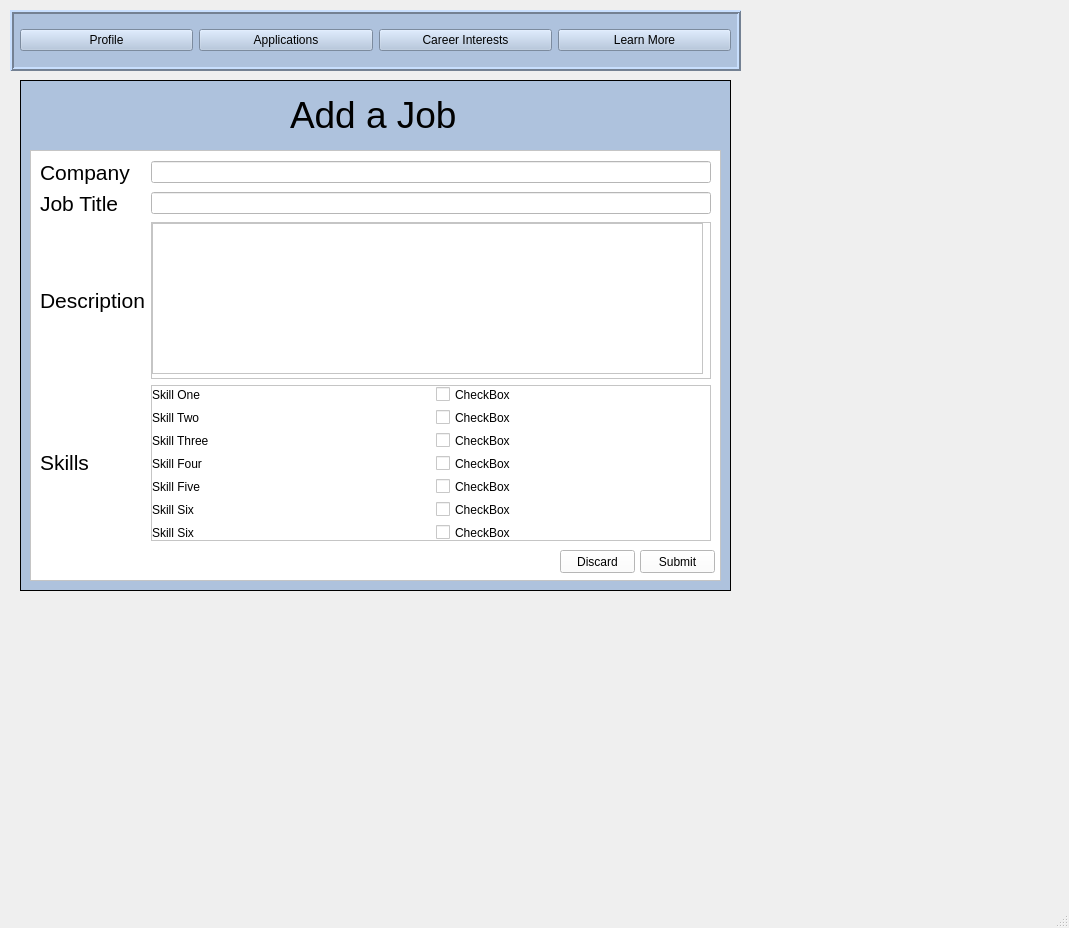
<?xml version="1.0" encoding="UTF-8"?>
<ui version="4.0">
 <class>MainWindow</class>
 <widget class="QMainWindow" name="MainWindow">
  <property name="geometry">
   <rect>
    <x>0</x>
    <y>0</y>
    <width>1069</width>
    <height>928</height>
   </rect>
  </property>
  <property name="windowTitle">
   <string>MainWindow</string>
  </property>
  <widget class="QWidget" name="centralwidget">
   <widget class="QFrame" name="ApplicationFrame">
    <property name="geometry">
     <rect>
      <x>20</x>
      <y>80</y>
      <width>711</width>
      <height>511</height>
     </rect>
    </property>
    <property name="styleSheet">
     <string notr="true">background-color:rgb(174, 194, 221)</string>
    </property>
    <property name="frameShape">
     <enum>QFrame::Box</enum>
    </property>
    <widget class="QLabel" name="label">
     <property name="geometry">
      <rect>
       <x>270</x>
       <y>10</y>
       <width>291</width>
       <height>52</height>
      </rect>
     </property>
     <property name="text">
      <string>&lt;html&gt;&lt;head/&gt;&lt;body&gt;&lt;p&gt;&lt;span style=&quot; font-size:28pt;&quot;&gt;Add a Job&lt;/span&gt;&lt;/p&gt;&lt;/body&gt;&lt;/html&gt;</string>
     </property>
    </widget>
    <widget class="QFrame" name="ApplicationDisplayFrame">
     <property name="geometry">
      <rect>
       <x>10</x>
       <y>70</y>
       <width>691</width>
       <height>431</height>
      </rect>
     </property>
     <property name="styleSheet">
      <string notr="true">background-color:rgb(255, 255, 255)</string>
     </property>
     <property name="frameShape">
      <enum>QFrame::StyledPanel</enum>
     </property>
     <property name="frameShadow">
      <enum>QFrame::Raised</enum>
     </property>
     <widget class="QWidget" name="gridLayoutWidget">
      <property name="geometry">
       <rect>
        <x>10</x>
        <y>10</y>
        <width>671</width>
        <height>381</height>
       </rect>
      </property>
      <layout class="QGridLayout" name="gridLayout">
       <item row="8" column="0">
        <widget class="QLabel" name="label_4">
         <property name="text">
          <string>&lt;html&gt;&lt;head/&gt;&lt;body&gt;&lt;p&gt;&lt;span style=&quot; font-size:16pt;&quot;&gt;Skills&lt;/span&gt;&lt;/p&gt;&lt;/body&gt;&lt;/html&gt;</string>
         </property>
        </widget>
       </item>
       <item row="3" column="1">
        <widget class="QLineEdit" name="lineEdit"/>
       </item>
       <item row="6" column="0">
        <widget class="QLabel" name="label_2">
         <property name="text">
          <string>&lt;html&gt;&lt;head/&gt;&lt;body&gt;&lt;p&gt;&lt;span style=&quot; font-size:16pt;&quot;&gt;Job Title&lt;/span&gt;&lt;/p&gt;&lt;/body&gt;&lt;/html&gt;</string>
         </property>
        </widget>
       </item>
       <item row="8" column="1">
        <widget class="QScrollArea" name="scrollArea">
         <property name="widgetResizable">
          <bool>true</bool>
         </property>
         <widget class="QWidget" name="scrollAreaWidgetContents">
          <property name="geometry">
           <rect>
            <x>0</x>
            <y>0</y>
            <width>557</width>
            <height>153</height>
           </rect>
          </property>
          <widget class="QWidget" name="gridLayoutWidget_2">
           <property name="geometry">
            <rect>
             <x>0</x>
             <y>0</y>
             <width>561</width>
             <height>195</height>
            </rect>
           </property>
           <layout class="QGridLayout" name="gridLayout_2">
            <item row="3" column="1">
             <widget class="QCheckBox" name="checkBox_4">
              <property name="text">
               <string>CheckBox</string>
              </property>
             </widget>
            </item>
            <item row="1" column="0">
             <widget class="QLabel" name="label_7">
              <property name="text">
               <string>Skill Two</string>
              </property>
             </widget>
            </item>
            <item row="4" column="1">
             <widget class="QCheckBox" name="checkBox">
              <property name="text">
               <string>CheckBox</string>
              </property>
             </widget>
            </item>
            <item row="5" column="1">
             <widget class="QCheckBox" name="checkBox_6">
              <property name="text">
               <string>CheckBox</string>
              </property>
             </widget>
            </item>
            <item row="6" column="0">
             <widget class="QLabel" name="label_14">
              <property name="text">
               <string>Skill Six</string>
              </property>
             </widget>
            </item>
            <item row="2" column="1">
             <widget class="QCheckBox" name="checkBox_5">
              <property name="text">
               <string>CheckBox</string>
              </property>
             </widget>
            </item>
            <item row="6" column="1">
             <widget class="QCheckBox" name="checkBox_7">
              <property name="text">
               <string>CheckBox</string>
              </property>
             </widget>
            </item>
            <item row="2" column="0">
             <widget class="QLabel" name="label_11">
              <property name="text">
               <string>Skill Three</string>
              </property>
             </widget>
            </item>
            <item row="3" column="0">
             <widget class="QLabel" name="label_6">
              <property name="text">
               <string>Skill Four</string>
              </property>
             </widget>
            </item>
            <item row="8" column="0">
             <widget class="QLabel" name="label_13">
              <property name="text">
               <string>Skill Six</string>
              </property>
             </widget>
            </item>
            <item row="0" column="0">
             <widget class="QLabel" name="label_5">
              <property name="text">
               <string>Skill One</string>
              </property>
             </widget>
            </item>
            <item row="5" column="0">
             <widget class="QLabel" name="label_10">
              <property name="text">
               <string>Skill Six</string>
              </property>
             </widget>
            </item>
            <item row="0" column="1">
             <widget class="QCheckBox" name="checkBox_2">
              <property name="text">
               <string>CheckBox</string>
              </property>
             </widget>
            </item>
            <item row="4" column="0">
             <widget class="QLabel" name="label_9">
              <property name="text">
               <string>Skill Five</string>
              </property>
             </widget>
            </item>
            <item row="1" column="1">
             <widget class="QCheckBox" name="checkBox_3">
              <property name="text">
               <string>CheckBox</string>
              </property>
             </widget>
            </item>
            <item row="7" column="0">
             <widget class="QLabel" name="label_12">
              <property name="text">
               <string>Skill Six</string>
              </property>
             </widget>
            </item>
           </layout>
          </widget>
         </widget>
        </widget>
       </item>
       <item row="3" column="0">
        <widget class="QLabel" name="label_3">
         <property name="text">
          <string>&lt;html&gt;&lt;head/&gt;&lt;body&gt;&lt;p&gt;&lt;span style=&quot; font-size:16pt;&quot;&gt;Company&lt;/span&gt;&lt;/p&gt;&lt;/body&gt;&lt;/html&gt;</string>
         </property>
        </widget>
       </item>
       <item row="6" column="1">
        <widget class="QLineEdit" name="lineEdit_2"/>
       </item>
       <item row="7" column="0">
        <widget class="QLabel" name="label_8">
         <property name="text">
          <string>&lt;html&gt;&lt;head/&gt;&lt;body&gt;&lt;p&gt;&lt;span style=&quot; font-size:16pt;&quot;&gt;Description&lt;/span&gt;&lt;/p&gt;&lt;/body&gt;&lt;/html&gt;</string>
         </property>
        </widget>
       </item>
       <item row="7" column="1">
        <widget class="QScrollArea" name="scrollArea_2">
         <property name="widgetResizable">
          <bool>true</bool>
         </property>
         <widget class="QWidget" name="scrollAreaWidgetContents_3">
          <property name="geometry">
           <rect>
            <x>0</x>
            <y>0</y>
            <width>557</width>
            <height>154</height>
           </rect>
          </property>
          <widget class="QTextEdit" name="textEdit">
           <property name="geometry">
            <rect>
             <x>0</x>
             <y>0</y>
             <width>551</width>
             <height>151</height>
            </rect>
           </property>
          </widget>
         </widget>
        </widget>
       </item>
      </layout>
     </widget>
     <widget class="QPushButton" name="SubmitButton">
      <property name="geometry">
       <rect>
        <x>610</x>
        <y>400</y>
        <width>75</width>
        <height>23</height>
       </rect>
      </property>
      <property name="text">
       <string>Submit</string>
      </property>
     </widget>
     <widget class="QPushButton" name="DiscardButton">
      <property name="geometry">
       <rect>
        <x>530</x>
        <y>400</y>
        <width>75</width>
        <height>23</height>
       </rect>
      </property>
      <property name="text">
       <string>Discard</string>
      </property>
     </widget>
    </widget>
   </widget>
   <widget class="QFrame" name="MenuFrame">
    <property name="geometry">
     <rect>
      <x>10</x>
      <y>10</y>
      <width>731</width>
      <height>61</height>
     </rect>
    </property>
    <property name="styleSheet">
     <string notr="true">background-color:rgb(174, 194, 221)</string>
    </property>
    <property name="frameShape">
     <enum>QFrame::Box</enum>
    </property>
    <property name="frameShadow">
     <enum>QFrame::Raised</enum>
    </property>
    <property name="lineWidth">
     <number>2</number>
    </property>
    <widget class="QWidget" name="horizontalLayoutWidget_2">
     <property name="geometry">
      <rect>
       <x>10</x>
       <y>10</y>
       <width>711</width>
       <height>41</height>
      </rect>
     </property>
     <layout class="QHBoxLayout" name="horizontalLayout">
      <item>
       <widget class="QPushButton" name="pushButton">
        <property name="text">
         <string>Profile</string>
        </property>
       </widget>
      </item>
      <item>
       <widget class="QPushButton" name="pushButton_2">
        <property name="text">
         <string>Applications</string>
        </property>
       </widget>
      </item>
      <item>
       <widget class="QPushButton" name="pushButton_3">
        <property name="text">
         <string>Career Interests</string>
        </property>
       </widget>
      </item>
      <item>
       <widget class="QPushButton" name="pushButton_4">
        <property name="text">
         <string>Learn More</string>
        </property>
       </widget>
      </item>
     </layout>
    </widget>
   </widget>
  </widget>
  <widget class="QMenuBar" name="menubar">
   <property name="geometry">
    <rect>
     <x>0</x>
     <y>0</y>
     <width>1069</width>
     <height>21</height>
    </rect>
   </property>
  </widget>
  <widget class="QStatusBar" name="statusbar"/>
 </widget>
 <resources/>
 <connections/>
</ui>
